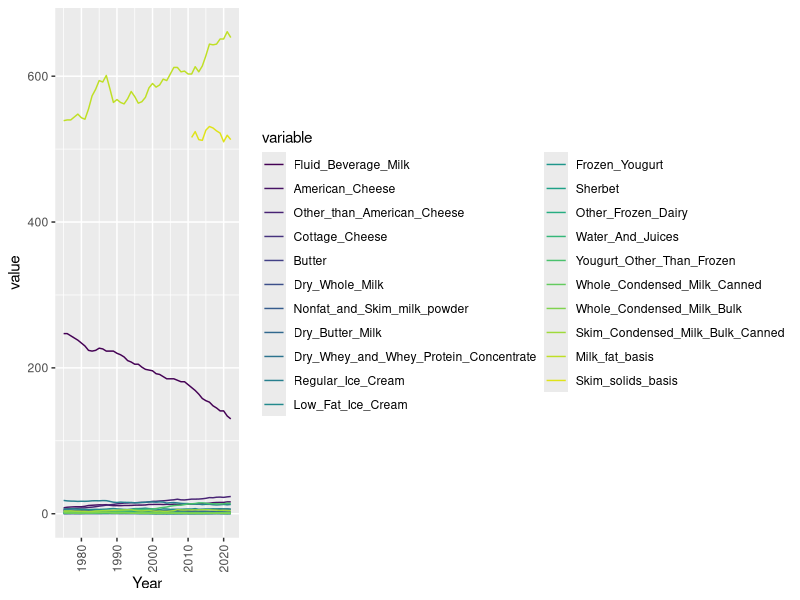
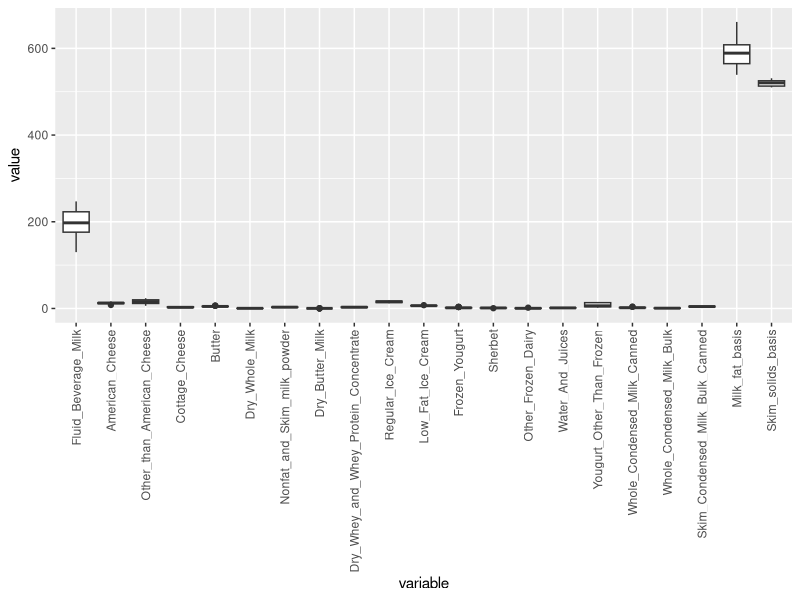
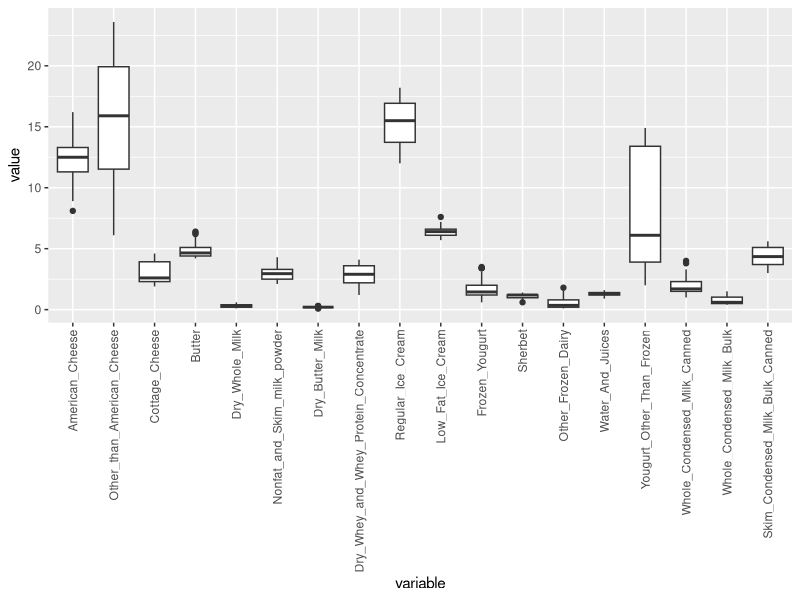
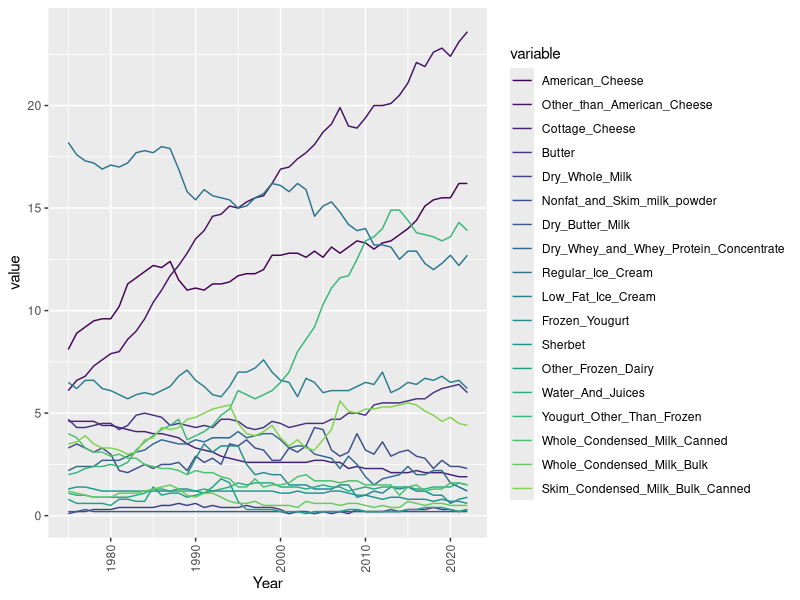

Source code (R) for these figures, in order:
## ---- chunk 1
knitr::opts_chunk$set(echo = TRUE)
## ---- chunk 2

# Load the readxl package
library(tidyverse)
library(readxl)


library(readr)

# Read the CSV file from GitHub

dataset <- read.csv("pcconsp_1_csv.csv")
HGP <- read.csv("Feed Grains Yearbook Tables-All Years.csv")

## ---- chunk 3

str(dataset)

## ---- chunk 4

summary(dataset)

## ---- chunk 5

# Load necessary libraries
library(ggplot2)
library(reshape2)
library(viridis)


my_palette <- viridis(22)

# Reshape data into long format
melted_data <- melt(dataset, id.vars = "Year")



# Create density plot
ggplot(melted_data, aes(x = Year, y = value , color = variable)) +
  geom_line()+
  theme(axis.text.x = element_text(angle = 90, hjust = 1, vjust = 0.5))+
  scale_color_manual(values = my_palette)




## ---- chunk 6

my_palette <- viridis(22)

# Reshape data into long format
melted_data <- melt(dataset, id.vars = "Year")

# Create density plot
ggplot(melted_data, aes(x = variable, y = value)) +
  geom_boxplot()+
  theme(axis.text.x = element_text(angle = 90, hjust = 1, vjust = 0.5))

melted_data_below100 <- melted_data %>% 
  filter(value <= 100)

ggplot(melted_data_below100, aes(x = variable, y = value)) +
  geom_boxplot()+
  theme(axis.text.x = element_text(angle = 90, hjust = 1, vjust = 0.5))

ggplot(melted_data_below100, aes(x = Year, y = value , color = variable)) +
  geom_line()+
  theme(axis.text.x = element_text(angle = 90, hjust = 1, vjust = 0.5))+
  scale_color_manual(values = my_palette)

